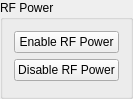
<?xml version="1.0" encoding="UTF-8"?>
<ui version="4.0">
 <class>RFPowerPanel</class>
 <widget class="QGroupBox" name="RFPowerPanel">
  <property name="geometry">
   <rect>
    <x>0</x>
    <y>0</y>
    <width>111</width>
    <height>99</height>
   </rect>
  </property>
  <property name="windowTitle">
   <string>RF Power Panel</string>
  </property>
  <property name="title">
   <string>RF Power</string>
  </property>
  <layout class="QVBoxLayout" name="verticalLayout">
   <item>
    <widget class="QPushButton" name="enableButton">
     <property name="text">
      <string>Enable RF Power</string>
     </property>
    </widget>
   </item>
   <item>
    <widget class="QPushButton" name="disableButton">
     <property name="text">
      <string>Disable RF Power</string>
     </property>
    </widget>
   </item>
   <item>
    <layout class="QVBoxLayout" name="ctrlVarLayout"/>
   </item>
   <item>
    <spacer name="verticalSpacer">
     <property name="orientation">
      <enum>Qt::Vertical</enum>
     </property>
     <property name="sizeHint" stdset="0">
      <size>
       <width>10</width>
       <height>10</height>
      </size>
     </property>
    </spacer>
   </item>
  </layout>
 </widget>
 <resources/>
 <connections/>
</ui>
